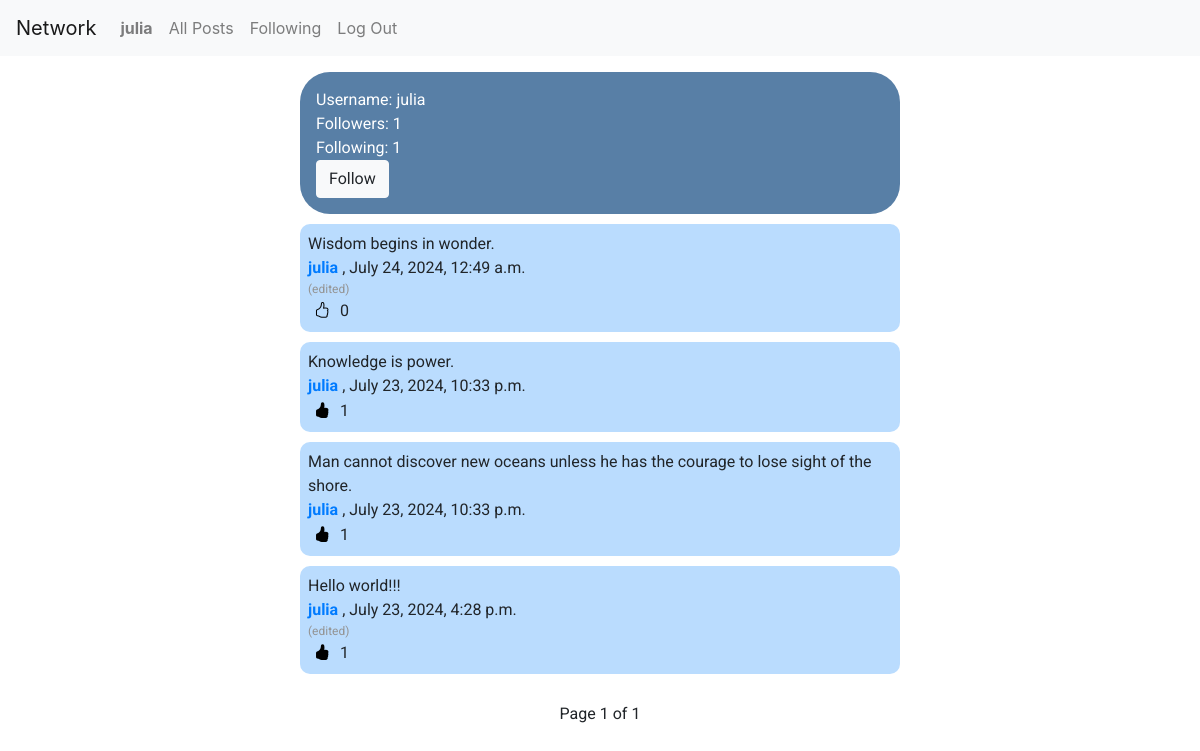
The app's page /profile/2 (signed in) with its own data.
### network/models.py (models this page shows, shortened)
class User(AbstractUser):
    pass

class Post(models.Model):
    author = models.ForeignKey(User, on_delete=models.CASCADE, default=None, related_name="user")
    post = models.CharField(max_length=250, blank=False, null=False)
    date = models.DateTimeField(auto_now_add=True)
    is_edited = models.BooleanField(default=False)

### network/views.py (the view)
# urls.py: path("profile/<int:id>", views.profile_view, name="profile"),
def profile_view(request, id):
    user = User.objects.get(pk=id)
    user_posts = Post.objects.filter(author=user).order_by('-date')
    followers = Followers.objects.filter(followers=user)
    followings = Followers.objects.filter(followings=user)
    is_following = Followers.objects.filter(followers=user, followings=request.user).exists()
    user_liked_posts = []
    if request.user.is_authenticated:
        for like in Likes.objects.filter(user=request.user):
            user_liked_posts.append(like.post_id)
    paginator = Paginator(user_posts, 10)
    page_number = request.GET.get('page')
    page_obj = paginator.get_page(page_number)
    return render(request, 'network/profile.html', {
        "user": user,
        "page_obj": page_obj,
        "followers": followers,
        "followings": followings,
        "is_following": is_following,
        "posts": user_posts,
        "user_liked_posts": user_liked_posts
    })

### network/templates/network/profile.html (shortened to what this page needs)
{% extends "network/layout.html" %}
{% load static %}
{% block body %}
  <div class="profile-flex">
    <div class="profile-details">
      <p>Username: {{ user.username }}</p>
      <p>Followers: {{ followers.count }}</p>
      <p>Following: {{ followings.count }}</p>
      <form action="{% url 'follow_unfollow' user.id %}" method="post">
        {% if user != request.user %}
          {% if is_following %}
            <button type="submit" class="btn btn-dark" id="follow-btn">
                Unfollow
            </button>
            {% else %}
            <button type="submit" class="btn btn-light" id="follow-btn">
                Follow
            </button>
          {% endif %}
        {% endif %}
      </form>
    </div>
  </div>
  <div class="posts-flex">
    <div class="recent-posts">
      {% for post in page_obj %}
      <div class="single-post" id="post-{{ post.id }}">
        <p class="post-content" id="content-{{ post.id }}">{{ post.post }}</p>
        <p>
          <a href="{% url 'profile' post.author.id %}">
          <strong>{{ post.author.username }}</strong>
          </a>,
          {{ post.date|date:"F j, Y, g:i a" }}
        </p>
        {% if not post.is_edited %}
          <p class="edited" id="edited-{{ post.id }}" style="color: rgb(148, 148, 148); display: none;">
            (edited)
          </p>
        {% else %}
          <p class="edited" id="edited-{{ post.id }}" style="color: rgb(148, 148, 148); display: block;">
            (edited)
          </p>
        {% endif %}
        <div class="like-edit-flex">
          <div>
            <p><button class="like-btn" data-post-id="{{ post.id }}" data-user-id="{{ user.id }}">
              {% if post.id in user_liked_posts %}
                <i class="liked-{{ post.id }} bi bi-hand-thumbs-up-fill" style="display: block;"></i>
              {% else %}
                <i class="unliked-{{ post.id }} bi bi-hand-thumbs-up" style="display: block;"></i>
              {% endif %}
              </button>
              <span id="like-count-{{ post.id }}">{{ post.post_likes.count }}</span>
            </p>
          </div>
        </div>
      </div>
      {% endfor %}
    </div>
  </div>
  <div class="pagination justify-content-center">
    <span class="page-item">
      <span class="current-page">
          Page {{ page_obj.number }} of {{ page_obj.paginator.num_pages }}
      </span>
    </span>
  </div>
{% endblock %}

### network/templates/network/layout.html (shortened to what this page needs)
{% load static %}
<!DOCTYPE html>
<html lang="en">
    <head>
        <link rel="stylesheet" href="https://stackpath.bootstrapcdn.com/bootstrap/4.4.1/css/bootstrap.min.css">
        <link href="{% static 'network/styles.css' %}" rel="stylesheet">
        <link rel="stylesheet" href="https://cdn.jsdelivr.net/npm/bootstrap-icons@1.5.0/font/bootstrap-icons.css">
    </head>
    <body>
        <nav class="navbar navbar-expand-lg navbar-light bg-light">
            <a class="navbar-brand" href="#">Network</a>
            <div>
              <ul class="navbar-nav mr-auto">
                {% if user.is_authenticated %}
                    <li class="nav-item">
                        <a class="nav-link" href="{% url 'profile' user.id %}"><strong>{{ user.username }}</strong></a>
                    </li>
                {% endif %}
                <li class="nav-item">
                  <a class="nav-link" href="{% url 'index' %}">All Posts</a>
                </li>
                {% if user.is_authenticated %}
                    <li class="nav-item">
                        <a class="nav-link" href="{% url 'following' %}">Following</a>
                    </li>
                    <li class="nav-item">
                        <a class="nav-link" href="{% url 'logout' %}">Log Out</a>
                    </li>
                {% endif %}
              </ul>
            </div>
          </nav>
        <div class="body">
            {% block body %}
            {% endblock %}
        </div>
    </body>
</html>

### network/static/network/styles.css (style rules this page uses)
.body { height: 100%; padding: 1rem; font-family: "Roboto", sans-serif; }
.posts-flex { display: flex; justify-content: center; }
.recent-posts { display: flex; flex-direction: column; justify-content: center; width: 50vw; margin-bottom: 20px; }
.single-post { background-color: rgb(186, 220, 254); padding: 0.5rem; margin-top: 10px; border-radius: 10px; display: flex; flex-direction: column; }
.single-post p { margin: 0; }
.page-item { display: flex; flex-direction: row; gap: 0.2rem; }
.current-page { padding: 8px 12px 8px 12px; }
.profile-flex { display: flex; justify-content: center; }
.profile-details { display: flex; flex-direction: column; width: 50vw; background-color: rgb(88, 127, 166); padding: 1rem; border-radius: 30px; color: white; }
.profile-details p { margin: 0; }
.like-btn { border: none; background-color: transparent; }
.edited { font-size: 12px; color: rgb(148, 148, 148); }
.like-edit-flex { display: flex; flex-direction: row; gap: 10px; }

### records on screen
User: username "julia"
Post: post "Wisdom begins in wonder.", author.username "julia", date "July 24, 2024, 12:49 a.m.", post_likes.count "0"
Post: post "Knowledge is power.", author.username "julia", date "July 23, 2024, 10:33 p.m.", post_likes.count "1"
Post: post "Man cannot discover new oceans unless he has the courage to lose sight of the shore.", author.username "julia", date "July 23, 2024, 10:33 p.m.", post_likes.count "1"
Post: post "Hello world!!!", author.username "julia", date "July 23, 2024, 4:28 p.m.", post_likes.count "1"

### other values on screen
{{ followers.count }} "1"
{{ followings.count }} "1"
{{ page_obj.number }} "1"
{{ page_obj.paginator.num_pages }} "1"
